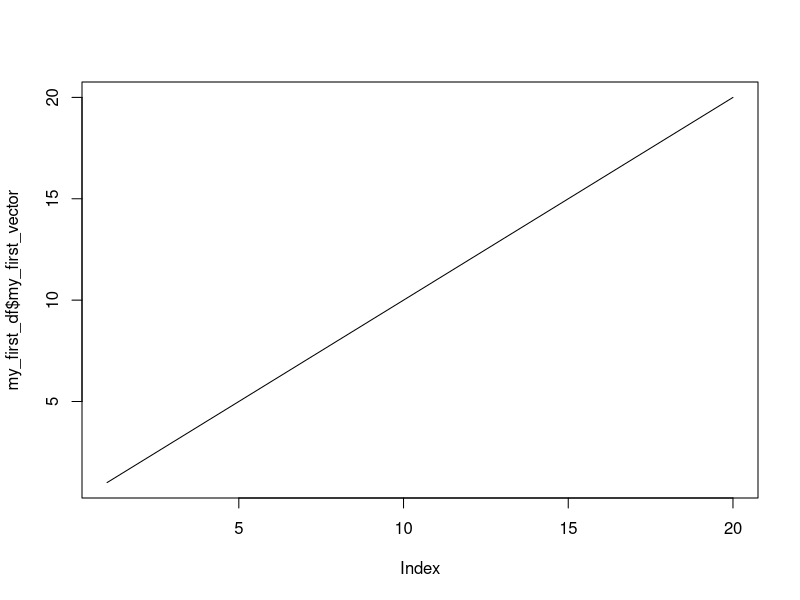
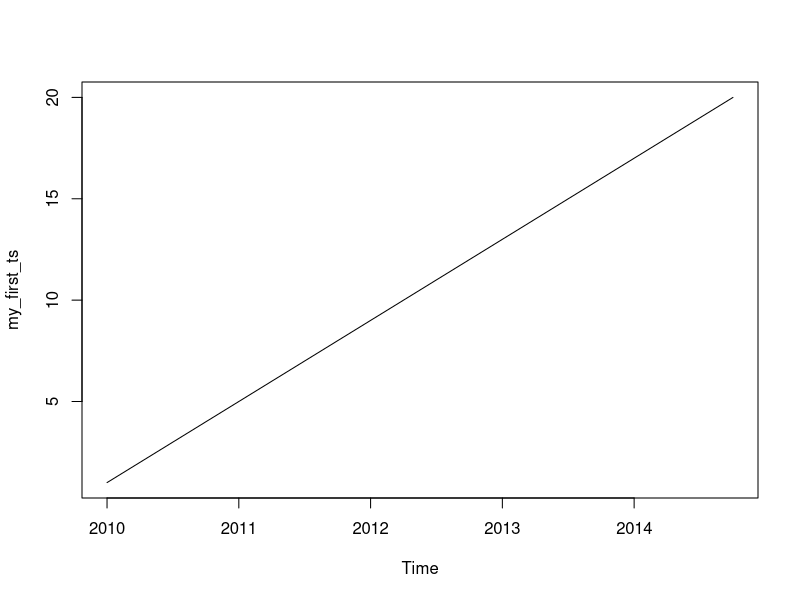
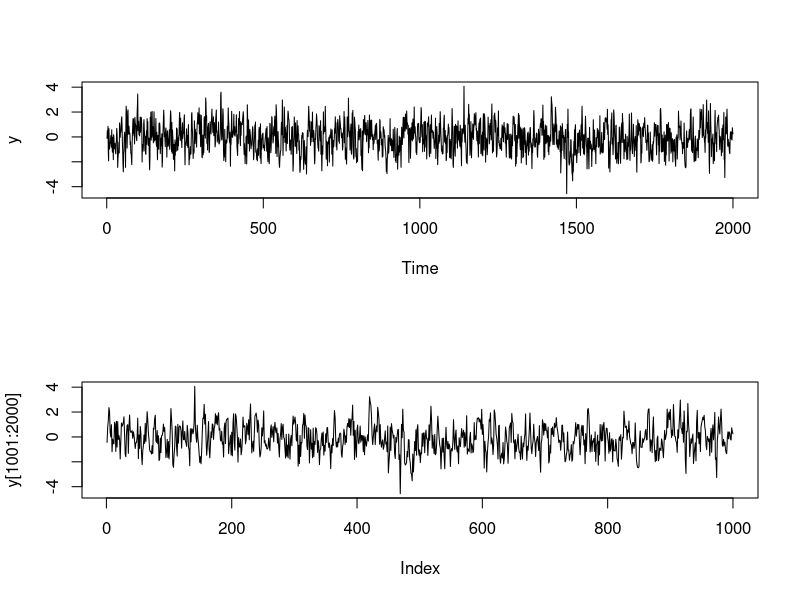
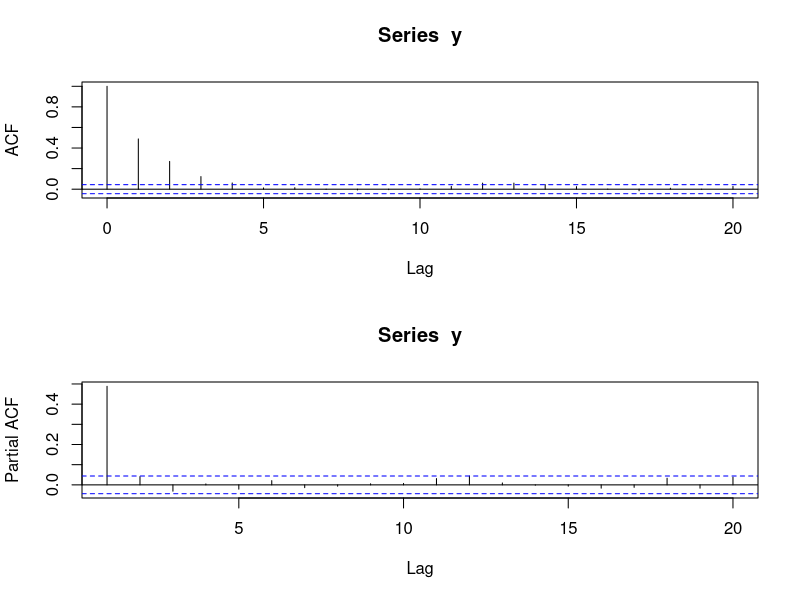

Source code (R) for these figures, in order:
################
# First Seminar
################

# Variable types

# Generally we use integer, double, string, vector, list and data frame variables. 
# Most cases they also work with time series (imagine a data frame where the first column is the date). 
# Still there are specific functions that require 'ts' variables.
# Let's see how it works.

my_first_integer <- 1
my_first_integer
my_first_string <- "This class is awesome"
my_first_string
my_first_vector <- c( 1:20 )
my_first_vector
my_first_list <- list( my_first_integer, my_first_string, my_first_vector )
my_first_list
my_first_df <- data.frame( my_first_vector )
plot( my_first_df$my_first_vector, type = "l" )
my_first_ts <- ts( my_first_vector, start = c( 2010 ), frequency = 4 )
plot.ts( my_first_ts )


# Simulate AR
# What is stationarity? When is an AR(1) stable?
# Create an AR(1) process with 2000 observations with arima.sim function. 
# Plot it as a time series variables that starts from 01/01/2017 with daily frequency (day count basis: Act/360). 
# Then plot only the 1001:2000 observartions on the same plot as the previous plot.


phi1 <- 0.5
N <- 2000
y <- arima.sim( list( ar = phi1 ), n = N )
par( mfrow = c( 2, 1 ) )
plot( y, type = "l" )
plot( y[ 1001:2000 ], type = "l" )

# Check the ACF of the PACF of the process! 
# Rerun the simulation with n = 50, 100, 500, 1000! 
# How does the autocorrelation change?
acf( y, lag.max = 20 )
pacf( y, lag.max = 20 )
# Try the same by setting standard deviation higher with 'sd' parameter in arima.sim.

# Run AR(1) model to see if the estimatation does give back the same coefficient that you used as an input.
# Then, repeat it 100 times and check how often the phi coefficient is significant!
# (Hint: extract coefficient with dollar coef[ 1 ] and variance matrix with dollar var.coef) Try MA(6) also, and explain the results.

ar1 <- arima( y, order = c( 1, 0, 0 ) )
ar1

# Run MA model for the simulated AR(1) process! 
# Interpret the results!


